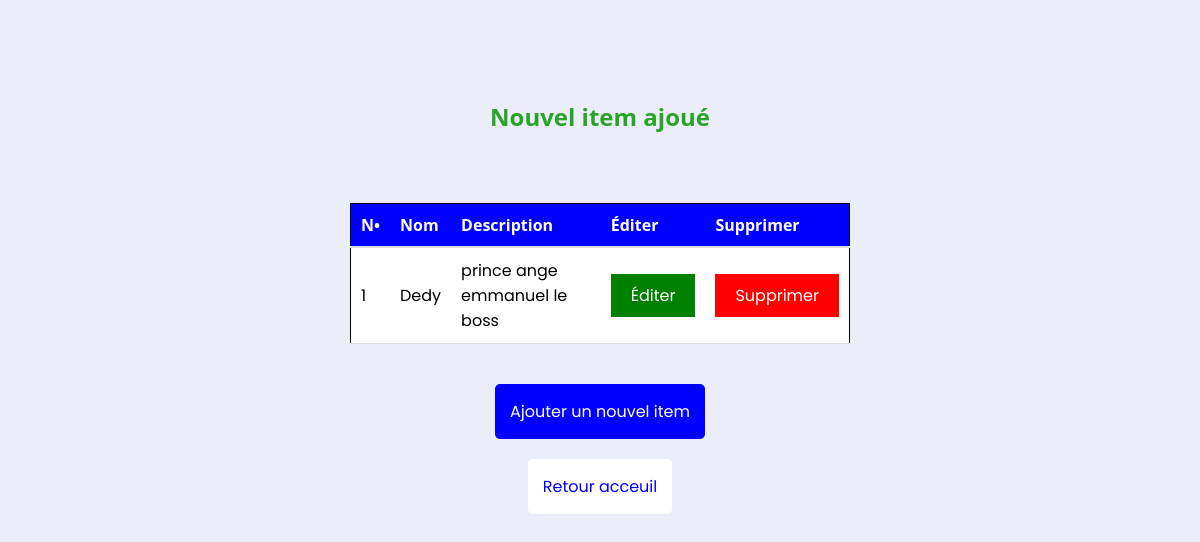
Screenshot of /item/1/ with the database file from the repository.
### crud_app/models.py (models this page shows, shortened)
class Item(models.Model):
    name = models.CharField(max_length=100)
    description = models.TextField()
    class Meta:
        app_label = 'crud_app'

### crud_app/views.py (the view)
# urls.py: path('item/<int:pk>/', item_detail, name='item_detail'),
def item_detail(request, pk):
    item = get_object_or_404(Item, pk=pk)
    return render(request, 'crud_app/item_detail.html', {'item': item})

### crud_app/templates/crud_app/item_detail.html (shortened to what this page needs)
<!DOCTYPE html>
<html lang="en">
<head>
</head>
<body>
    <h2 style="font-family: 'Segoe UI', Tahoma, Geneva, Verdana, sans-serif;padding-bottom: 70px;color: rgb(41, 164, 41);">Nouvel item ajoué</h2>
  <table>
    <thead>
      <tr>
        <th style="font-family: 'Segoe UI', Tahoma, Geneva, Verdana, sans-serif">N•</th>
        <th style="font-family: 'Segoe UI', Tahoma, Geneva, Verdana, sans-serif">Nom</th>
        <th style="font-family: 'Segoe UI', Tahoma, Geneva, Verdana, sans-serif">Description</th>
        <th style="font-family: 'Segoe UI', Tahoma, Geneva, Verdana, sans-serif">Éditer</th>
        <th style="font-family: 'Segoe UI', Tahoma, Geneva, Verdana, sans-serif">Supprimer</th>
      </tr>
    </thead>
    <tbody>
        <tr>
          <td><a href="{% url 'item_detail' pk=item.pk %}" style="color: black;">{{ item.id }}</a></td>
          <td><a href="{% url 'item_detail' pk=item.pk %}" style="color: black;">{{ item.name }}</a></td>
          <td>{{ item.description }}</td>
          <td><a href="{% url 'item_edit' pk=item.pk %}" style="background-color: green;padding: 10px 20px;color: white;">Éditer</a></td>
          <td><a href="{% url 'item_delete' pk=item.pk %}" style="background-color: red;padding: 10px 20px;color: white;">Supprimer</a></td>
        </tr>
    </tbody>
  </table>
  <a class="liwn" href="{% url 'item_new' %}">Ajouter un nouvel item</a>
  <a class="liwn2" href="{% url 'item_list' %}">Retour acceuil</a>
</body>

### crud_app/templates/crud_app/item_detail.html (style rules this page uses)
* { box-sizing: border-box; margin: 0; padding: 0; font-family: 'Poppins', sans-serif; }
body { width: 100%; display: flex; align-items: center; justify-content: start; flex-direction: column; padding-top: 100px; background-color: #3548c219; }
a { color: black; }
table { width: 100%; max-width: 500px; border-collapse: collapse; background-color: white; margin-bottom: 20px; border: 1px solid black; }
th { background-color: blue; padding: 10px; text-align: left; border-bottom: 2px solid #ddd; color: white; }
td { padding: 10px; border-bottom: 1px solid #ddd; }
td a { color: blue; text-decoration: none; }
.liwn { display: block; margin-top: 20px; text-decoration: none; color: white; padding: 15px 15px ; background-color: blue; border-radius: 5px; }
.liwn2 { display: block; margin-top: 20px; text-decoration: none; color: blue; padding: 15px 15px ; background-color: white; border-radius: 5px; }

### rows the page displays
Item: id "1", name "Dedy", description "prince ange emmanuel le boss"
